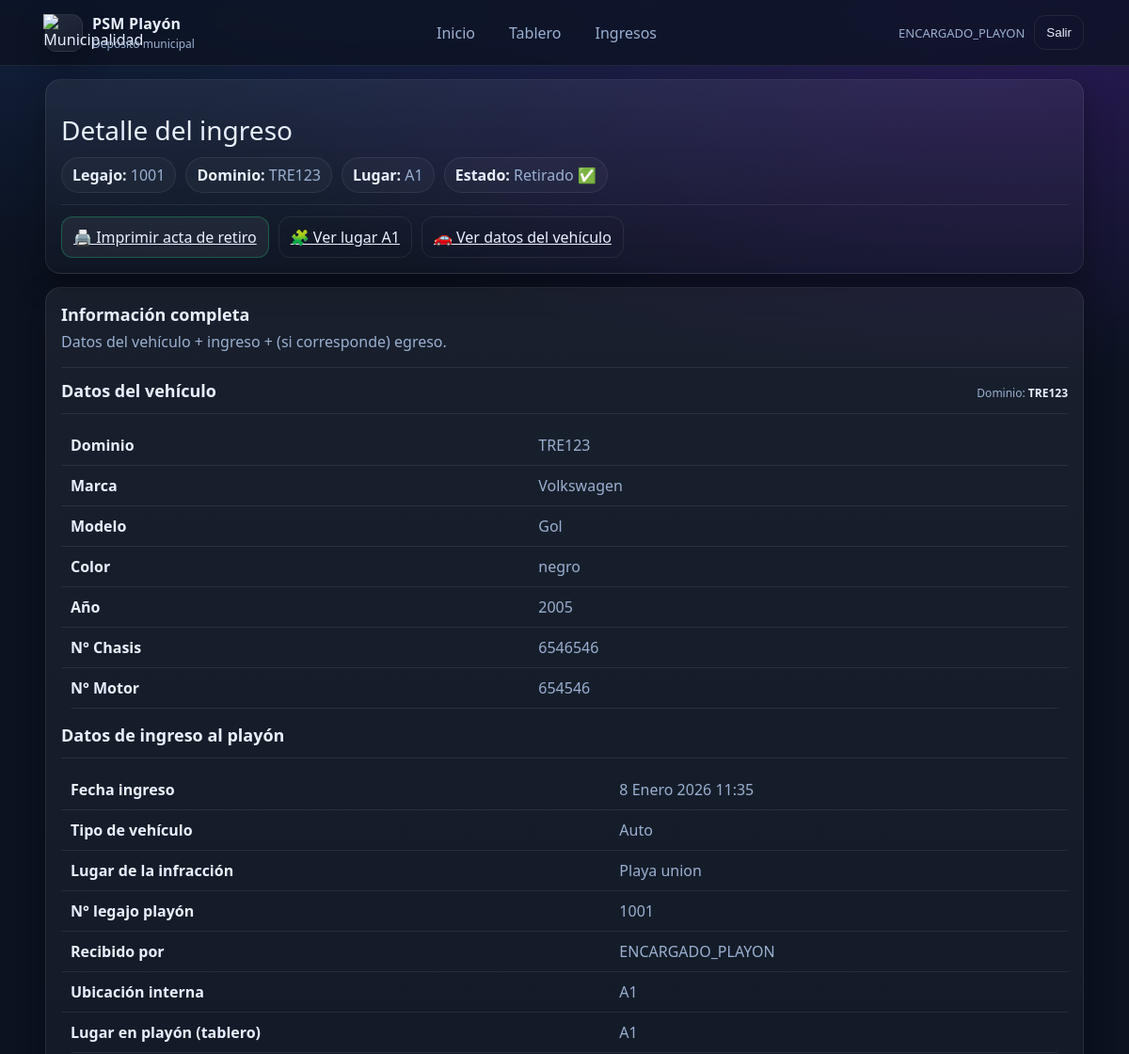
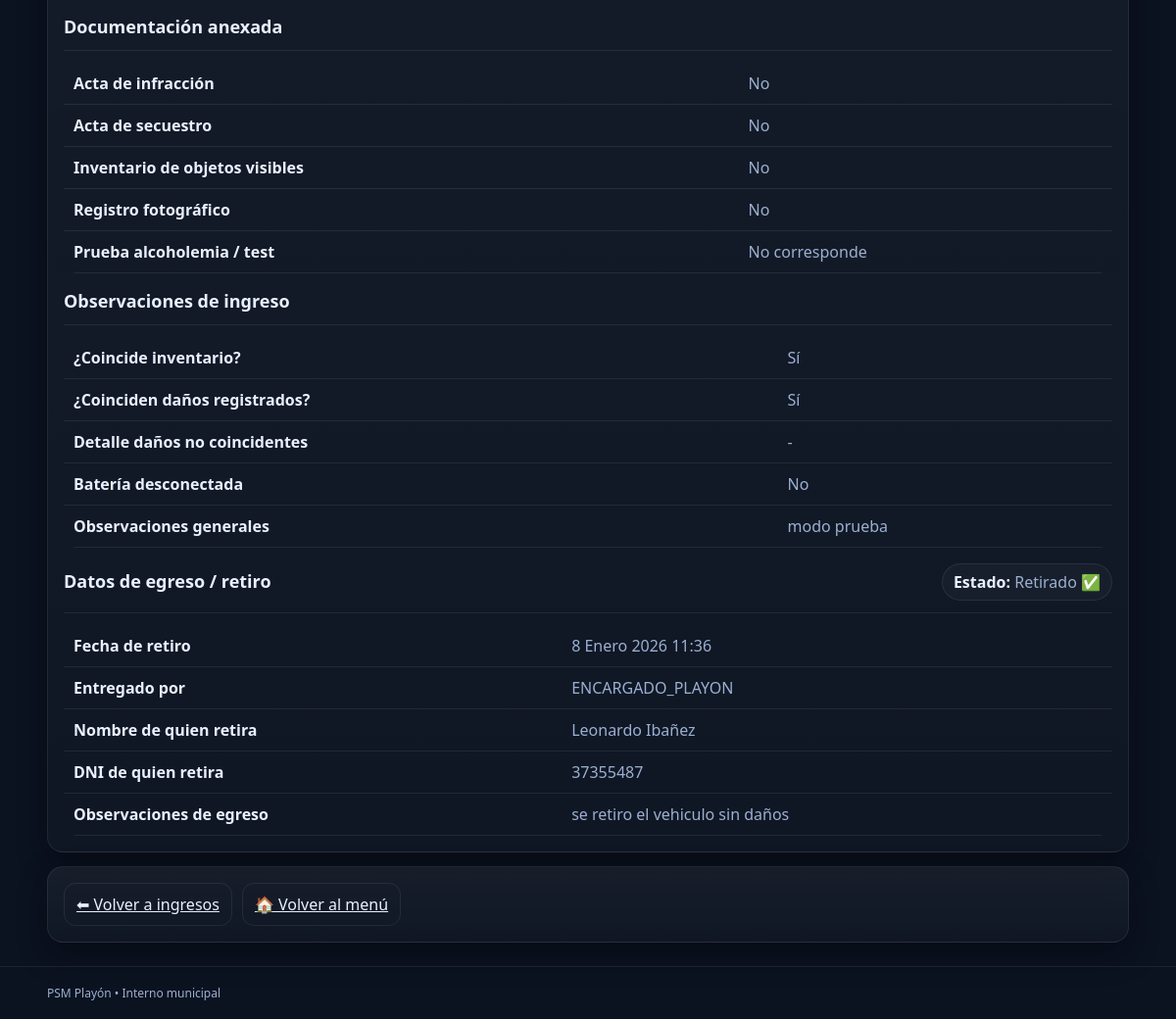
The app's page /vehiculos/ingresos/9/detalle/ (signed in) with its own data (2 pictures, top to bottom).
### vehiculos/models.py (models this page shows, shortened)
class IngresoPlayon(models.Model):
    TIPO_VEHICULO_CHOICES = [
        ("AUTO", "Auto"),
        ("MOTO", "Moto"),
        ("CAMIONETA", "Camioneta"),
        ("CAMION", "Camión"),
        ("OTRO", "Otro"),
    ]
    vehiculo = models.ForeignKey(Vehiculo, on_delete=models.PROTECT, related_name="ingresos")
    fecha_ingreso = models.DateTimeField("Fecha de ingreso", auto_now_add=True)
    tipo_vehiculo = models.CharField("Tipo de vehículo", max_length=20, choices=TIPO_VEHICULO_CHOICES, blank=True)
    marca = models.CharField(max_length=50, blank=True)
    modelo = models.CharField(max_length=50, blank=True)
    anio = models.PositiveIntegerField("Año", null=True, blank=True)
    color = models.CharField(max_length=30, blank=True)
    nro_legajo_playon = models.CharField("N° de legajo en playón", max_length=30, unique=True)
    lugar_infraccion = models.CharField("Lugar de la infracción", max_length=255, blank=True)
    acta_infraccion_recibida = models.BooleanField("Acta de infracción recibida", default=False)
    acta_secuestro_recibida = models.BooleanField("Acta de secuestro recibida", default=False)
    inventario_objetos_visibles_recibido = models.BooleanField("Inventario de objetos visibles recibido", default=False)
    registro_fotografico_recibido = models.BooleanField("Registro fotográfico recibido", default=False)
    PRUEBA_ALCOHOLEMIA_CHOICES = [
        ("SI", "Sí"),
        ("NO", "No"),
        ("NC", "No corresponde"),
    ]
    prueba_alcoholemia_estado = models.CharField(
        "Prueba de alcoholemia/test",
        max_length=2,
        choices=PRUEBA_ALCOHOLEMIA_CHOICES,
        default="NC",
    )
    coincide_inventario = models.BooleanField("¿Coincide el inventario?", default=True)
    coinciden_danios_registrados = models.BooleanField("¿Coinciden los daños registrados?", default=True)
    detalle_danios_no_coincidentes = models.TextField("Detalle de daños no coincidentes", blank=True)
    bateria_desconectada = models.BooleanField("Batería desconectada", default=False)
    ubicacion_interna = models.CharField("Ubicación interna en playa", max_length=100, blank=True)
    lugar = models.ForeignKey(
        LugarPlayon,
        on_delete=models.PROTECT,
        null=True,
        blank=True,
        related_name="ingresos",
    )
    recibido_por = models.ForeignKey(User, on_delete=models.PROTECT, related_name="ingresos_recibidos")
    observaciones_generales = models.TextField("Observaciones generales", blank=True)
    retirado = models.BooleanField("¿Retirado?", default=False)
    fecha_retiro = models.DateTimeField("Fecha de retiro", null=True, blank=True)
    entregado_por = models.ForeignKey(
        User,
        on_delete=models.PROTECT,
        related_name="egresos_entregados",
        null=True,
        blank=True,
    )
    nombre_retira = models.CharField("Nombre de quien retira", max_length=100, blank=True)
    dni_retira = models.CharField("DNI de quien retira", max_length=20, blank=True)
    observaciones_egreso = models.TextField("Observaciones de egreso", blank=True)
    class Meta:
        verbose_name = "Ingreso al playón"
        verbose_name_plural = "Ingresos al playón"
        ordering = ["-fecha_ingreso"]

class Vehiculo(models.Model):
    dominio = models.CharField("Dominio (Patente)", max_length=10, unique=True)
    marca = models.CharField(max_length=50, blank=True)
    modelo = models.CharField(max_length=50, blank=True)
    color = models.CharField(max_length=30, blank=True)
    nro_chasis = models.CharField("N° de chasis", max_length=50, blank=True)
    nro_motor = models.CharField("N° de motor", max_length=50, blank=True)
    anio = models.PositiveIntegerField("Año", null=True, blank=True)
    fecha_alta = models.DateTimeField("Fecha de alta en sistema", auto_now_add=True)

class LugarPlayon(models.Model):
    ESTADO_CHOICES = [
        ("LIBRE", "Libre"),
        ("OCUPADO", "Ocupado"),
        ("FUERA", "Fuera de servicio"),
    ]
    TIPO_CHOICES = [
        ("GENERAL", "General"),
        ("MOTO", "Exclusivo motos"),
    ]
    fila = models.CharField(max_length=1)  # A-Z
    columna = models.PositiveSmallIntegerField()  # 1-15
    estado = models.CharField(max_length=10, choices=ESTADO_CHOICES, default="LIBRE")
    tipo = models.CharField(max_length=10, choices=TIPO_CHOICES, default="GENERAL")
    class Meta:
        unique_together = ("fila", "columna")
        ordering = ["fila", "columna"]
    @property
    def codigo(self):
        return f"{self.fila}{self.columna}"

### vehiculos/views.py (the view)
# urls.py: path("ingresos/<int:ingreso_id>/detalle/", views.detalle_ingreso, name="detalle_ingreso"),
@login_required
def detalle_ingreso(request, ingreso_id):
    grupos = set(request.user.groups.values_list("name", flat=True))
    if "ENCARGADO_PLAYON" not in grupos and "ADMIN_SISTEMA" not in grupos:
        return render(request, "vehiculos/no_permiso.html")
    ingreso = get_object_or_404(IngresoPlayon, id=ingreso_id)
    return render(request, "vehiculos/detalle_ingreso.html", {"ingreso": ingreso})

### templates/vehiculos/detalle_ingreso.html (shortened to what this page needs)
{% extends "base.html" %}
{% block content %}
  <div class="card">
    <div class="h1">Detalle del ingreso</div>
    <div class="pills">
      <span class="pill"><b>Legajo:</b> {{ ingreso.nro_legajo_playon }}</span>
      <span class="pill"><b>Dominio:</b> {{ ingreso.vehiculo.dominio }}</span>
      {% if ingreso.lugar %}
        <span class="pill"><b>Lugar:</b> {{ ingreso.lugar.codigo }}</span>
      {% else %}
        <span class="pill"><b>Lugar:</b> -</span>
      {% endif %}
      {% if ingreso.retirado %}
        <span class="pill"><b>Estado:</b> Retirado ✅</span>
      {% else %}
        <span class="pill"><b>Estado:</b> En playón 📦</span>
      {% endif %}
    </div>
    <hr class="hr">
    <div style="display:flex; gap:10px; flex-wrap:wrap;">
      {% if ingreso.retirado %}
        <a class="btn btn--ok" href="{% url 'imprimir_retiro' ingreso.id %}">
          🖨️ Imprimir acta de retiro
        </a>
      {% else %}
        <a class="btn btn--bad" href="{% url 'registrar_egreso' ingreso.id %}">
          ✅ Registrar retiro ahora
        </a>
      {% endif %}
      {% if ingreso.lugar %}
        <a class="btn btn--ghost" href="{% url 'detalle_lugar' ingreso.lugar.id %}">
          🧩 Ver lugar {{ ingreso.lugar.codigo }}
        </a>
      {% endif %}
      <a class="btn btn--ghost" href="{% url 'detalle_vehiculo' ingreso.vehiculo.id %}">
        🚗 Ver datos del vehículo
      </a>
    </div>
  </div>
  <div class="card">
    <div class="h2">Información completa</div>
    <p class="muted" style="margin-top:6px;">
      Datos del vehículo + ingreso + (si corresponde) egreso.
    </p>
    <hr class="hr">
    {% include "vehiculos/_ingreso_detalle_bloque.html" with ingreso=ingreso %}
  </div>
  <div class="card">
    <div style="display:flex; gap:10px; flex-wrap:wrap;">
      <a class="btn btn--ghost" href="{% url 'lista_ingresos' %}">⬅ Volver a ingresos</a>
      <a class="btn btn--ghost" href="{% url 'home' %}">🏠 Volver al menú</a>
    </div>
  </div>
{% endblock %}

### templates/base.html (shortened to what this page needs)
{% load static %}
<!doctype html>
<html lang="es">
<head>
  <link rel="stylesheet" href="{% static 'css/app.css' %}">
</head>
<body>
  <header class="topbar">
    <div class="container topbar__inner">
      <div class="brand">
        <div class="brand__logo">
          <img src="{% static 'img/logo_muni.png' %}"
              alt="Municipalidad"
              style="width:105%; height:105%; object-fit:contain;">
        </div>
        <div class="brand__text">
          <div class="brand__title">PSM Playón</div>
          <div class="brand__sub">Depósito municipal</div>
        </div>
      </div>
      <nav class="topnav">
        <a class="topnav__link" href="{% url 'home' %}">Inicio</a>
        <a class="topnav__link" href="{% url 'tablero_playon' %}">Tablero</a>
        <a class="topnav__link" href="{% url 'lista_ingresos' %}">Ingresos</a>
      </nav>
      <div class="userbox">
        {% if request.user.is_authenticated %}
          <span class="userbox__name">{{ request.user.username }}</span>
          <form method="post" action="{% url 'logout' %}">
            <button class="btn btn--ghost" type="submit">Salir</button>
          </form>
        {% endif %}
      </div>
    </div>
  </header>
  <main class="container">
    {% block content %}{% endblock %}
  </main>
  <footer class="footer">
    <div class="container footer__inner">
      <span>PSM Playón • Interno municipal</span>
    </div>
  </footer>
</body>
</html>

### templates/vehiculos/_ingreso_detalle_bloque.html
<div class="card" style="margin: 0; padding: 0; background: transparent; border: 0; box-shadow:none;">
  <div style="display:flex; align-items:baseline; justify-content:space-between; gap:12px; flex-wrap:wrap;">
    <div class="h2">Datos del vehículo</div>
    <div class="muted" style="font-size:12px;">
      Dominio: <b style="color:var(--text)">{{ ingreso.vehiculo.dominio }}</b>
    </div>
  </div>
  <hr class="hr">
  <table class="table">
    <tbody>
      <tr><th>Dominio</th><td>{{ ingreso.vehiculo.dominio }}</td></tr>
      <tr><th>Marca</th><td>{{ ingreso.vehiculo.marca|default:"-" }}</td></tr>
      <tr><th>Modelo</th><td>{{ ingreso.vehiculo.modelo|default:"-" }}</td></tr>
      <tr><th>Color</th><td>{{ ingreso.vehiculo.color|default:"-" }}</td></tr>
      <tr><th>Año</th><td>{{ ingreso.vehiculo.anio|default:"-" }}</td></tr>
      <tr><th>N° Chasis</th><td>{{ ingreso.vehiculo.nro_chasis|default:"-" }}</td></tr>
      <tr><th>N° Motor</th><td>{{ ingreso.vehiculo.nro_motor|default:"-" }}</td></tr>
    </tbody>
  </table>
  <div style="height:16px;"></div>
  <div class="h2">Datos de ingreso al playón</div>
  <hr class="hr">
  <table class="table">
    <tbody>
      <tr><th>Fecha ingreso</th><td>{{ ingreso.fecha_ingreso }}</td></tr>
      <tr><th>Tipo de vehículo</th><td>{{ ingreso.get_tipo_vehiculo_display|default:"-" }}</td></tr>
      <tr><th>Lugar de la infracción</th><td>{{ ingreso.lugar_infraccion|default:"-" }}</td></tr>
      <tr><th>N° legajo playón</th><td>{{ ingreso.nro_legajo_playon }}</td></tr>
      <tr><th>Recibido por</th><td>{{ ingreso.recibido_por.username }}</td></tr>
      {% if ingreso.ubicacion_interna %}
        <tr><th>Ubicación interna</th><td>{{ ingreso.ubicacion_interna }}</td></tr>
      {% endif %}
      <tr>
        <th>Lugar en playón (tablero)</th>
        <td>{% if ingreso.lugar %}{{ ingreso.lugar.codigo }}{% else %}-{% endif %}</td>
      </tr>
    </tbody>
  </table>
  <div style="height:16px;"></div>
  <div class="h2">Documentación anexada</div>
  <hr class="hr">
  <table class="table">
    <tbody>
      <tr><th>Acta de infracción</th><td>{{ ingreso.acta_infraccion_recibida|yesno:"Sí,No" }}</td></tr>
      <tr><th>Acta de secuestro</th><td>{{ ingreso.acta_secuestro_recibida|yesno:"Sí,No" }}</td></tr>
      <tr><th>Inventario de objetos visibles</th><td>{{ ingreso.inventario_objetos_visibles_recibido|yesno:"Sí,No" }}</td></tr>
      <tr><th>Registro fotográfico</th><td>{{ ingreso.registro_fotografico_recibido|yesno:"Sí,No" }}</td></tr>
      <tr><th>Prueba alcoholemia / test</th><td>{{ ingreso.get_prueba_alcoholemia_estado_display|default:"-" }}</td></tr>
    </tbody>
  </table>
  <div style="height:16px;"></div>
  <div class="h2">Observaciones de ingreso</div>
  <hr class="hr">
  <table class="table">
    <tbody>
      <tr><th>¿Coincide inventario?</th><td>{{ ingreso.coincide_inventario|yesno:"Sí,No" }}</td></tr>
      <tr><th>¿Coinciden daños registrados?</th><td>{{ ingreso.coinciden_danios_registrados|yesno:"Sí,No" }}</td></tr>
      <tr><th>Detalle daños no coincidentes</th><td>{{ ingreso.detalle_danios_no_coincidentes|default:"-" }}</td></tr>
      <tr><th>Batería desconectada</th><td>{{ ingreso.bateria_desconectada|yesno:"Sí,No" }}</td></tr>
      <tr><th>Observaciones generales</th><td>{{ ingreso.observaciones_generales|default:"-" }}</td></tr>
    </tbody>
  </table>
  <div style="height:16px;"></div>
  <div style="display:flex; align-items:baseline; justify-content:space-between; gap:12px; flex-wrap:wrap;">
    <div class="h2">Datos de egreso / retiro</div>
    {% if ingreso.retirado %}
      <span class="pill"><b>Estado:</b> Retirado ✅</span>
    {% else %}
      <span class="pill"><b>Estado:</b> En playón 📦</span>
    {% endif %}
  </div>
  <hr class="hr">
  {% if ingreso.retirado %}
    <table class="table">
      <tbody>
        <tr><th>Fecha de retiro</th><td>{{ ingreso.fecha_retiro|default:"-" }}</td></tr>
        <tr><th>Entregado por</th><td>{% if ingreso.entregado_por %}{{ ingreso.entregado_por.username }}{% else %}-{% endif %}</td></tr>
        <tr><th>Nombre de quien retira</th><td>{{ ingreso.nombre_retira|default:"-" }}</td></tr>
        <tr><th>DNI de quien retira</th><td>{{ ingreso.dni_retira|default:"-" }}</td></tr>
        <tr><th>Observaciones de egreso</th><td>{{ ingreso.observaciones_egreso|default:"-" }}</td></tr>
      </tbody>
    </table>
  {% else %}
    <div class="muted">Este vehículo aún no fue retirado del playón.</div>
  {% endif %}
</div>

### static/css/app.css (style rules this page uses)
:root { --bg:#0b1220; --panel:#0f1a2e; --card:#111f38; --muted:#9bb0d1; --text:#e9f0ff; --line:rgba(255,255,255,.08); --shadow: 0 12px 30px rgba(0,0,0,.35); --ok:#1fbf75; --bad:#ff4d6d; --warn:#f6c945; --neutral:#8aa0c2; }
* { box-sizing:border-box; }
body { margin:0; font-family: ui-sans-serif, system-ui, -apple-system, Segoe UI, Roboto, Arial; background: radial-gradient(1200px 500px at 20% -10%, #1a2d57, transparent), radial-gradient(900px 400px at 90% 0%, #2b1a57, transparent), var(--bg); color: var(--text); }
a { color: inherit; }
.container { width:min(1200px, 92vw); margin: 0 auto; }
.topbar { position: sticky; top:0; z-index:10; background: rgba(11,18,32,.75); backdrop-filter: blur(10px); border-bottom: 1px solid var(--line); }
.topbar__inner { display:flex; align-items:center; justify-content:space-between; padding: 14px 0; gap: 16px; }
.brand { display:flex; align-items:center; gap:10px; }
.brand__logo { width:40px; height:40px; display:grid; place-items:center; border-radius: 12px; background: linear-gradient(145deg, rgba(255,255,255,.10), rgba(255,255,255,.03)); border: 1px solid var(--line); box-shadow: var(--shadow); }
.brand__title { font-weight:800; letter-spacing:.2px; }
.brand__sub { color: var(--muted); font-size: 12px; margin-top:2px; }
.topnav { display:flex; gap:10px; }
.topnav__link { text-decoration:none; padding: 8px 12px; border-radius: 10px; border: 1px solid transparent; color: var(--muted); }
.userbox { display:flex; align-items:center; gap:10px; }
.userbox__name { color: var(--muted); font-size: 13px; }
.footer { margin-top: 24px; padding: 18px 0; border-top: 1px solid var(--line); color: var(--muted); font-size: 12px; }
.card { background: linear-gradient(180deg, rgba(255,255,255,.06), rgba(255,255,255,.02)); border: 1px solid var(--line); border-radius: 16px; box-shadow: var(--shadow); padding: 16px; margin: 14px 0; }
.h1 { font-size: 28px; margin: 18px 0 6px; }
.muted { color: var(--muted); }
.pills { display:flex; flex-wrap:wrap; gap:10px; margin-top:10px; }
.pill { border:1px solid var(--line); border-radius: 999px; padding: 7px 11px; background: rgba(255,255,255,.03); color: var(--muted); }
.pill b { color: var(--text); }
.btn { border: 1px solid var(--line); background: rgba(255,255,255,.06); color: var(--text); border-radius: 12px; padding: 10px 12px; cursor:pointer; }
.btn--ghost { background: transparent; }
.btn--ok { border-color: rgba(31,191,117,.35); }
.table { width:100%; border-collapse: collapse; overflow:hidden; border-radius: 14px; }
.table th, .table td { border-bottom: 1px solid var(--line); padding: 10px 10px; text-align:left; color: var(--muted); }
.table th { color: var(--text); font-weight: 700; }
.hr { border:0; border-top:1px solid var(--line); margin: 12px 0; }
.h2 { font-size: 18px; font-weight: 800; margin:0; }

### records on screen
IngresoPlayon: nro_legajo_playon "1001", vehiculo.dominio "TRE123", lugar.codigo "A1", vehiculo.marca "Volkswagen", vehiculo.modelo "Gol", vehiculo.color "negro", vehiculo.anio "2005", vehiculo.nro_chasis "6546546", vehiculo.nro_motor "654546", fecha_ingreso "8 Enero 2026 11:35", tipo_vehiculo "Auto", lugar_infraccion "Playa union", recibido_por.username "ENCARGADO_PLAYON", ubicacion_interna "A1", acta_infraccion_recibida "No", acta_secuestro_recibida "No", inventario_objetos_visibles_recibido "No", registro_fotografico_recibido "No", prueba_alcoholemia_estado "No corresponde", coincide_inventario "Sí", coinciden_danios_registrados "Sí", detalle_danios_no_coincidentes "-", bateria_desconectada "No", observaciones_generales "modo prueba", fecha_retiro "8 Enero 2026 11:36", entregado_por.username "ENCARGADO_PLAYON", nombre_retira "Leonardo Ibañez", dni_retira "37355487", observaciones_egreso "se retiro el vehiculo sin daños"

### other values on screen
{{ request.user.username }} "ENCARGADO_PLAYON"
